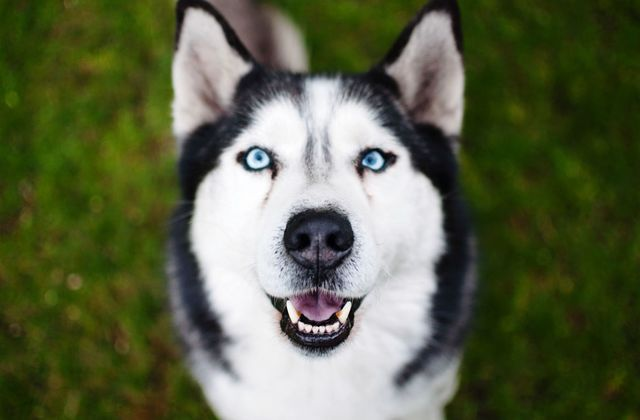
%> input picture TextureAnalysisNSegmentationNFeatureExtractor/MATLAB/Husky_3.jpg, 640 x 420 px
$ octave HW4_Pr2_c.m   (GNU Octave 9; MATLAB toolbox functions it lacks are replaced by stand-ins)
%> lines starting %> are read from the running program, lines starting %| are printed output that depends on the picture
### TextureAnalysisNSegmentationNFeatureExtractor/MATLAB/modifiedSIFT_V1.m
function [featureFrame,descriptor] = modifiedSIFT_V1(I)
%MODIFIEDSIFT_V1 Summary of this function goes here
%Perform SIFT to extract features
%I : input image
%featureFrame: each column is feature frame. Its format: [X;Y;S;TH]
%X,Y = (fractional) center of frame
%S = scale
%TH = orientation in radians
%descriptor: Each
%   column of D is the descriptor of the corresponding frame in F. A
%   descriptor is a 128-dimensional vector of class UINT8.
%   Detailed explanation goes here


% Modified VL_DEMO_SIFT_BASIC  Demo: SIFT: basic functionality


% --------------------------------------------------------------------
%                                                        Load a figure
% --------------------------------------------------------------------


%image(I) ;
% colormap gray ;
% axis equal ; axis off ; axis tight ;
% vl_demo_print('sift_basic_0') ;

% --------------------------------------------------------------------
%                                       Convert the to required format
% --------------------------------------------------------------------
I = single(rgb2gray(I)) ;

% clf ; %imagesc(I)
% axis equal ; axis off ; axis tight ;
% vl_demo_print('sift_basic_1') ;

% --------------------------------------------------------------------
%                                                             Run SIFT
% --------------------------------------------------------------------
[featureFrame,descriptor] = vl_sift(I) ;

% [18 lines of commented-out code are left out]


end

### TextureAnalysisNSegmentationNFeatureExtractor/MATLAB/HW4_Pr2_c.m
%Permanently add VLFeat to my MATLAB environment
run('C:\Users\tjdtk\Desktop1\EE 569\HW4\HW4_MATLAB\HW4_Pr2_a\vlfeat-0.9.21-bin.tar\vlfeat-0.9.21-bin\vlfeat-0.9.21\toolbox\vl_setup')
%> (this line was passed over: vl_setup is not available in this run)
vl_setup demo
%> (this line was passed over: vl_setup is not available in this run)

%Load Images
%load images
husky3Img = imread('Husky_3.jpg');
%> husky3Img is the input picture: size 420x640x3 uint8; mean R, G, B 93, 99.6, 70.9
husky1Img = imread('Husky_1.jpg');
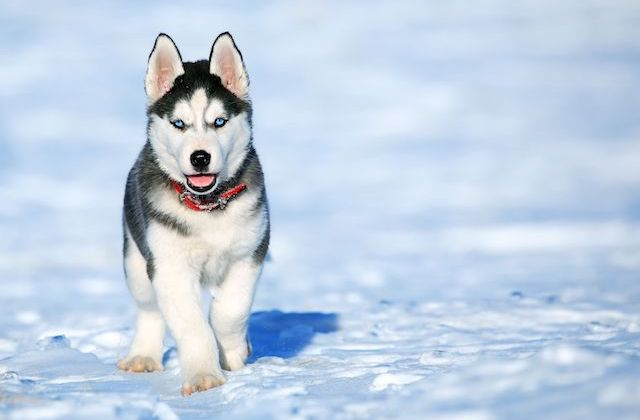
%> input picture TextureAnalysisNSegmentationNFeatureExtractor/MATLAB/Husky_1.jpg, 640 x 420 px
%> husky1Img is the input picture: size 420x640x3 uint8; mean R, G, B 193.1, 209.1, 227.7
husky2Img = imread('Husky_2.jpg');
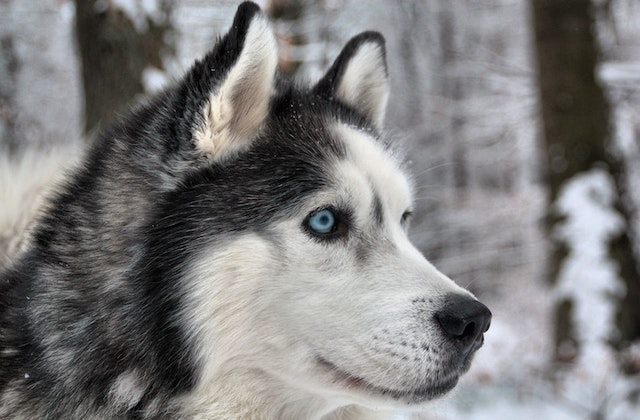
%> input picture TextureAnalysisNSegmentationNFeatureExtractor/MATLAB/Husky_2.jpg, 640 x 420 px
%> husky2Img is the input picture: size 420x640x3 uint8; mean R, G, B 125.7, 124.9, 125
puppy1Img = imread('Puppy_1.jpg');
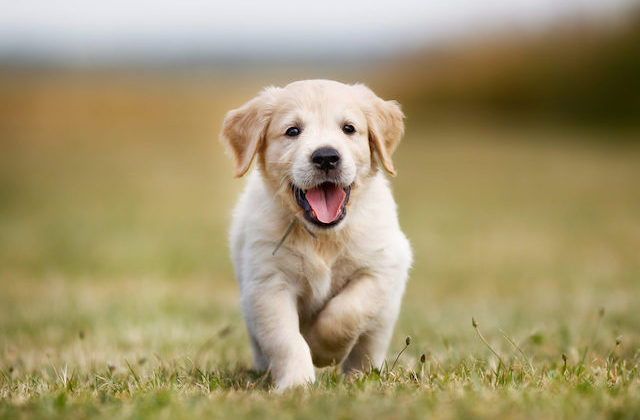
%> input picture TextureAnalysisNSegmentationNFeatureExtractor/MATLAB/Puppy_1.jpg, 640 x 420 px
%> puppy1Img is the input picture: size 420x640x3 uint8; mean R, G, B 164.1, 150.6, 111.1

%plot code words histogram based on Husky_3
orderOfFigure1 = 1;
orderOfFigure2 = 2;
orderOfFigure3 = 3;
orderOfFigure4 = 4;
orderOfFigure5 = 5;
orderOfFigure6 = 6;
orderOfFigure7 = 7;
orderOfFigure8 = 8;

%inputImg1
[featureFrame_husky3Img,descriptor_husky3Img] = modifiedSIFT_V1(husky3Img);
%> in modifiedSIFT_V1, `I = single(rgb2gray(I)) ;`:
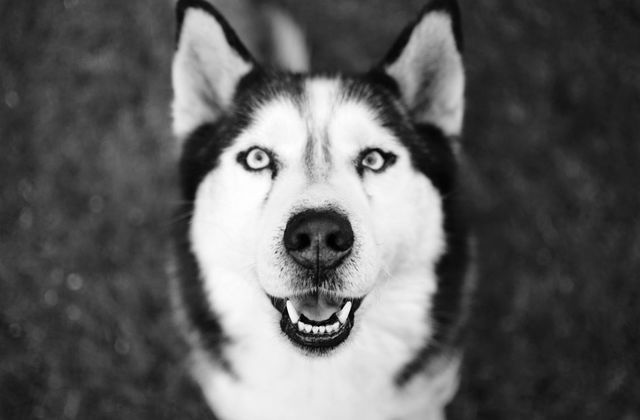
%> I: size 420x640 single; min 0, max 255, mean 94.3
%> the run ends on the next line
